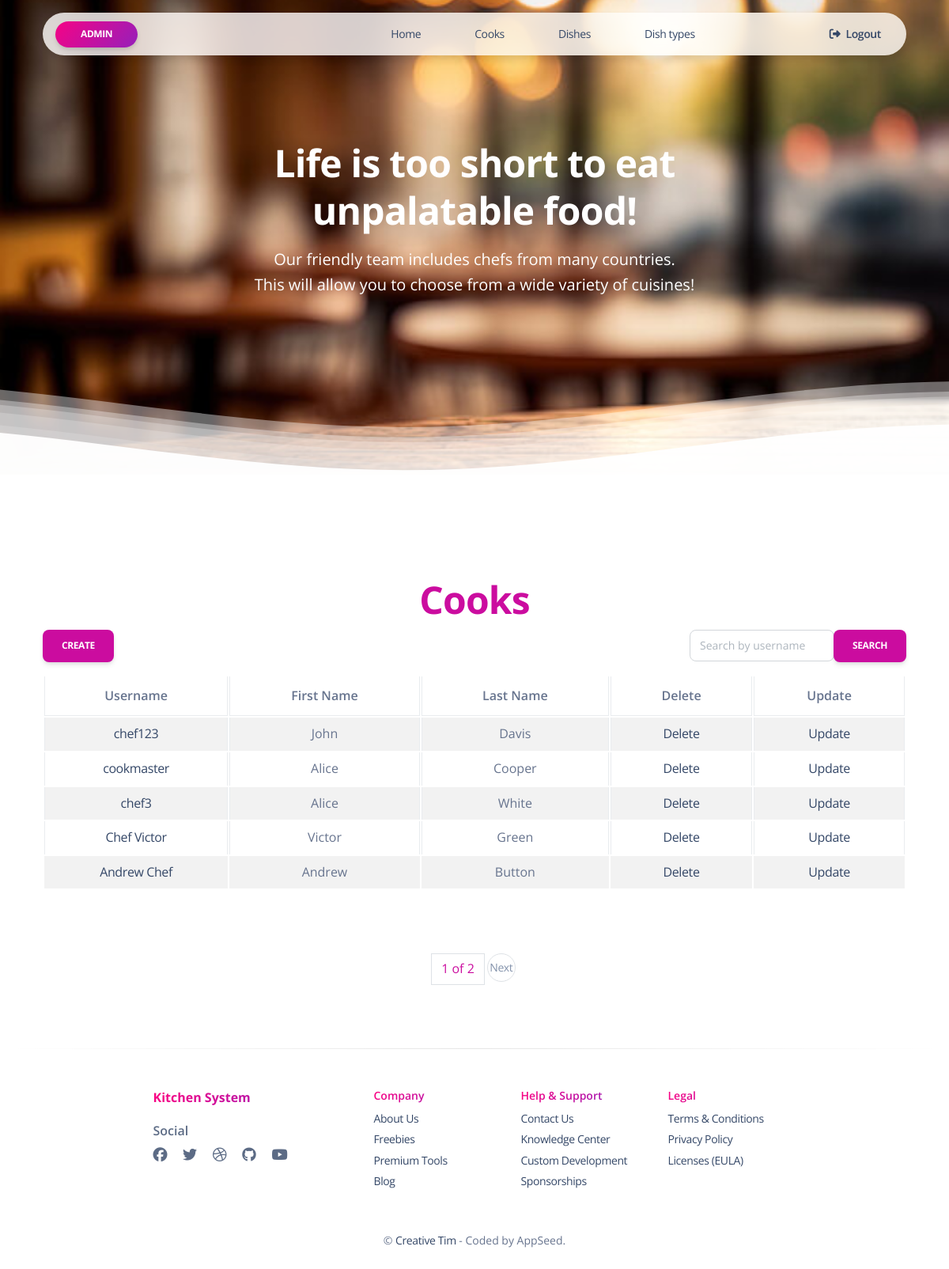
The page /kitchen/cooks/ (signed in) on the database its author committed.
### kitchen/models.py (models this page shows, shortened)
class Cook(AbstractUser):
    years_of_experience = models.IntegerField(default=0)
    class Meta:
        ordering = ("id",)
    def get_absolute_url(self):
        return reverse("kitchen:cook-detail", args=[str(self.id)])

### kitchen/views.py (the view)
class CookListView(LoginRequiredMixin, generic.ListView):
    model = Cook
    paginate_by = 5
    def get_context_data(self, *, object_list=None, **kwargs):
        context = super(CookListView, self).get_context_data(**kwargs)
        username = self.request.GET.get("username", "")
        context["search_form"] = CookSearchForm(initial={"username": username})
        return context
    def get_queryset(self):
        queryset = Cook.objects.all()
        username = self.request.GET.get("username")
        if username:
            return queryset.filter(username__icontains=username)
        return queryset

### kitchen/forms.py
class CookSearchForm(forms.Form):
    username = forms.CharField(
        max_length=255,
        required=False,
        label="",
        widget=forms.TextInput(attrs={"placeholder": "Search by username"}),
    )

### kitchen/templatetags/query_transform.py (called while the page is built)
@register.simple_tag
def query_transform(request, **kwargs):
    updated = request.GET.copy()
    for key, value in kwargs.items():
        if value is not None:
            updated[key] = value
        else:
            updated.pop(key, 0)
    return updated.urlencode()

### templates/kitchen/cook_list.html (shortened to what this page needs)
{% extends "base_sections.html" %}
{% load static %}
{% load crispy_forms_filters %}
{% block header %}
  {% include 'includes/sidebar.html' %}
{% endblock header %}
{% block content %}
  <header class="header-2">
    <div class="page-header min-vh-75 relative"
         style="background-image: url('{% static 'img/curved-images/360_F_551933523_nBWNQeC6vA8sDE6DDDQeo3YmSRQnlOjN.jpg' %}')">
      <div class="container">
        <div class="row">
          <div class="col-lg-7 text-center mx-auto">
            <h1 class="text-white pt-3 mt-n5">Life is too short to eat unpalatable food!</h1>
            <p class="lead text-white mt-3">Our friendly team includes chefs from many countries.<br/>
              This will allow you to choose from a wide variety of cuisines!</p>
          </div>
        </div>
      </div>
      <div class="position-absolute w-100 z-index-1 bottom-0">
      </div>
    </div>
  </header>
  <section class="pt-8 pb-6">
    <div class="container">
      <div class="row">
        <div class="col-lg-12 mx-auto">
          <h1 class="text-primary text-center">Cooks</h1>
          <form method="get" action="" class="form-inline d-flex align-items-center justify-content-between">
            <a class="btn btn-primary" href="{% url 'kitchen:cook-create' %}">Create</a>
            <div class="ml-auto">
              <div class="input-group">
                {{ search_form|crispy }}
                <div class="input-group-append">
                  <button type="submit" class="btn btn-primary">Search</button>
                </div>
              </div>
            </div>
          </form>
          <table class="table table-striped table-bordered table-hover">
            <thead>
            <tr>
              <th class="text-center">Username</th>
              <th class="text-center">First Name</th>
              <th class="text-center">Last Name</th>
              <th class="text-center">Delete</th>
              <th class="text-center">Update</th>
            </tr>
            </thead>
            <tbody>
            {% if cook_list %}
              {% for cook in cook_list %}
                <tr>
                  <td class="text-center"><a href="{% url 'kitchen:cook-detail' cook.id %}">{{ cook.username }}</a></td>
                  <td class="text-center">{{ cook.first_name }}</td>
                  <td class="text-center">{{ cook.last_name }}</td>
                  <td class="text-center"><a href="{% url 'kitchen:cook-delete' cook.id %}">Delete</a></td>
                  <td class="text-center"><a href="{% url 'kitchen:cook-update' cook.id %}">Update</a></td>
                </tr>
              {% empty %}
                <tr>
                  <td colspan="6">There are no Cooks in the Kitchen</td>
                </tr>
              {% endfor %}
            {% endif %}
            </tbody>
          </table>
        </div>
      </div>
    </div>
  </section>
{% endblock %}

### templates/base_sections.html (shortened to what this page needs)
{% load static %}
<!DOCTYPE html>
<html lang="en" itemscope itemtype="https://schema.org/WebPage">
<head>
  <link href="{% static 'css/nucleo-icons.css' %}" rel="stylesheet"/>
  <link href="{% static 'css/nucleo-svg.css' %}" rel="stylesheet"/>
  <link href="{% static 'css/nucleo-svg.css' %}" rel="stylesheet"/>
  <link id="pagestyle" href="{% static 'css/soft-design-system.css' %}" rel="stylesheet"/>
  <link rel="stylesheet" type="text/css" href="{% static 'css/footer-styles.css' %}">
</head>
<body>
  <div class="page-container">
    {% block header %}{% endblock header %}
    {% block content %}{% endblock content %}
    {% block pagination %}
      {% include "includes/pagination.html" %}
    {% endblock %}
  </div>
  {% block footer %}
    {% include 'includes/footer_background.html' %}
  {% endblock footer %}
</body>
</html>

### templates/includes/sidebar.html (shortened to what this page needs)
{% load static %}
<div class="container position-sticky z-index-sticky top-0">
  <div class="row">
    <div class="col-12">
      <nav
          class="navbar navbar-expand-lg  blur blur-rounded top-0 z-index-fixed shadow position-absolute my-3 py-2 start-0 end-0 mx-4">
        <div class="container-fluid px-0">
          <a href="{{ user.get_absolute_url }}" target=""
             class="btn btn-sm  bg-gradient-primary  btn-round mb-0 me-1 mt-2 mt-md-0">{{ user.get_username }}</a>
          <div class="collapse navbar-collapse pt-3 pb-2 py-lg-0 w-100" id="navigation">
            <ul class="navbar-nav navbar-nav-hover ms-lg-12 ps-lg-5 w-100">
              <li class="nav-item mx-5 ms-1">
                <a class="nav-link ps-2 d-flex justify-content-between cursor-pointer"
                   href="{% url "kitchen:index" %}"
                   aria-expanded="false">
                  Home
                </a>
              </li>
              <li class="nav-item mx-5 ms-1">
                <a class="nav-link ps-2 d-flex justify-content-between cursor-pointer align-items-center"
                   href="{% url "kitchen:cook-list" %}"
                   aria-expanded="false">
                  Cooks
                </a>
              </li>
              <li class="nav-item mx-5 ms-1">
                <a class="nav-link ps-2 d-flex justify-content-between cursor-pointer align-items-center"
                   href="{% url "kitchen:dish-list" %}"
                   aria-expanded="false">
                  Dishes
                </a>
              </li>
              <li class="nav-item mx-5 ms-1">
                <a class="nav-link ps-2 d-flex justify-content-between cursor-pointer align-items-center"
                   href="{% url "kitchen:dish-type-list" %}"
                   aria-expanded="false">
                  Dish types
                </a>
              </li>
              {% if request.user.is_authenticated %}
                <li class="nav-item ms-lg-auto">
                  <a class="nav-link nav-link-icon me-2" href="{% url 'logout' %}">
                    <i class="fa fa-sign-out me-1"></i>
                    <p class="d-inline text-sm z-index-1 font-weight-bold"
                       data-bs-placement="bottom" title="Logout">Logout</p>
                  </a>
                </li>
              {% endif %}
            </ul>
          </div>
        </div>
      </nav>
    </div>
  </div>
</div>

### templates/includes/pagination.html (shortened to what this page needs)
{% load query_transform %}
<div class="d-flex justify-content-center">
  {% if is_paginated %}
    <ul class="pagination">
      <li class="page-item-active">
        <span class="page-link">{{ page_obj.number }} of {{ paginator.num_pages }}</span>
      </li>
      {% if page_obj.has_next %}
        <li class="page-item">
          <a href="?{% query_transform request page=page_obj.next_page_number%}" class="page-link">Next</a>
        </li>
      {% endif %}
    </ul>
  {% endif %}
</div>

### templates/includes/footer_background.html
{% load static %}
<footer id="footer" class="footer pt-5">
  <hr class="horizontal dark mb-5">
  <div class="container">
    <div class=" row">
      <div class="col-md-3 mb-4 ms-auto">
        <div>
          <h6 class="text-gradient text-primary font-weight-bolder">Kitchen System</h6>
        </div>
        <div>
          <h6 class="mt-3 mb-2 opacity-8">Social</h6>
          <ul class="d-flex flex-row ms-n3 nav">
            <li class="nav-item">
              <a class="nav-link pe-1" href="#" target="_blank">
                <i class="fab fa-facebook text-lg opacity-8"></i>
              </a>
            </li>
            <li class="nav-item">
              <a class="nav-link pe-1" href="#" target="_blank">
                <i class="fab fa-twitter text-lg opacity-8"></i>
              </a>
            </li>
            <li class="nav-item">
              <a class="nav-link pe-1" href="#" target="_blank">
                <i class="fab fa-dribbble text-lg opacity-8"></i>
              </a>
            </li>
            <li class="nav-item">
              <a class="nav-link pe-1" href="#" target="_blank">
                <i class="fab fa-github text-lg opacity-8"></i>
              </a>
            </li>
            <li class="nav-item">
              <a class="nav-link pe-1" href="#" target="_blank">
                <i class="fab fa-youtube text-lg opacity-8"></i>
              </a>
            </li>
          </ul>
        </div>
      </div>
      <div class="col-md-2 col-sm-6 col-6 mb-4">
        <div>
          <h6 class="text-gradient text-primary text-sm">Company</h6>
          <ul class="flex-column ms-n3 nav">
            <li class="nav-item">
              <a class="nav-link" href="#" target="_blank">
                About Us
              </a>
            </li>
            <li class="nav-item">
              <a class="nav-link" href="#" target="_blank">
                Freebies
              </a>
            </li>
            <li class="nav-item">
              <a class="nav-link" href="#" target="_blank">
                Premium Tools
              </a>
            </li>
            <li class="nav-item">
              <a class="nav-link" href="#" target="_blank">
                Blog
              </a>
            </li>
          </ul>
        </div>
      </div>
      <div class="col-md-2 col-sm-6 col-6 mb-4">
        <div>
          <h6 class="text-gradient text-primary text-sm">Help & Support</h6>
          <ul class="flex-column ms-n3 nav">
            <li class="nav-item">
              <a class="nav-link" href="#" target="_blank">
                Contact Us
              </a>
            </li>
            <li class="nav-item">
              <a class="nav-link" href="#" target="_blank">
                Knowledge Center
              </a>
            </li>
            <li class="nav-item">
              <a class="nav-link" href="#" target="_blank">
                Custom Development
              </a>
            </li>
            <li class="nav-item">
              <a class="nav-link" href="#" target="_blank">
                Sponsorships
              </a>
            </li>
          </ul>
        </div>
      </div>
      <div class="col-md-2 col-sm-6 col-6 mb-4 me-auto">
        <div>
          <h6 class="text-gradient text-primary text-sm">Legal</h6>
          <ul class="flex-column ms-n3 nav">
            <li class="nav-item">
              <a class="nav-link" href="#" target="_blank">
                Terms &amp; Conditions
              </a>
            </li>
            <li class="nav-item">
              <a class="nav-link" href="#" target="_blank">
                Privacy Policy
              </a>
            </li>
            <li class="nav-item">
              <a class="nav-link" href="#" target="_blank">
                Licenses (EULA)
              </a>
            </li>
          </ul>
        </div>
      </div>
      <div class="col-12">
        <div class="text-center">
          <p class="my-4 text-sm">
            &copy; <a href="#" target="_blank">Creative Tim</a> - Coded by AppSeed.
          </p>
        </div>
      </div>
    </div>
  </div>
</footer>

### templates/includes/scripts.html (shortened to what this page needs)
  {% load static %}

### static/css/footer-styles.css (style rules this page uses)
.page-container { display: flex; flex-direction: column; min-height: 100vh; }
.footer { padding: 10px; }

### rows shown on the page
Cook: get_username "ADMIN"
Cook: username "chef123", first_name "John", last_name "Davis"
Cook: username "cookmaster", first_name "Alice", last_name "Cooper"
Cook: username "chef3", first_name "Alice", last_name "White"
Cook: username "Chef Victor", first_name "Victor", last_name "Green"
Cook: username "Andrew Chef", first_name "Andrew", last_name "Button"

### other values the page prints
{{ page_obj.number }} "1"
{{ paginator.num_pages }} "2"
